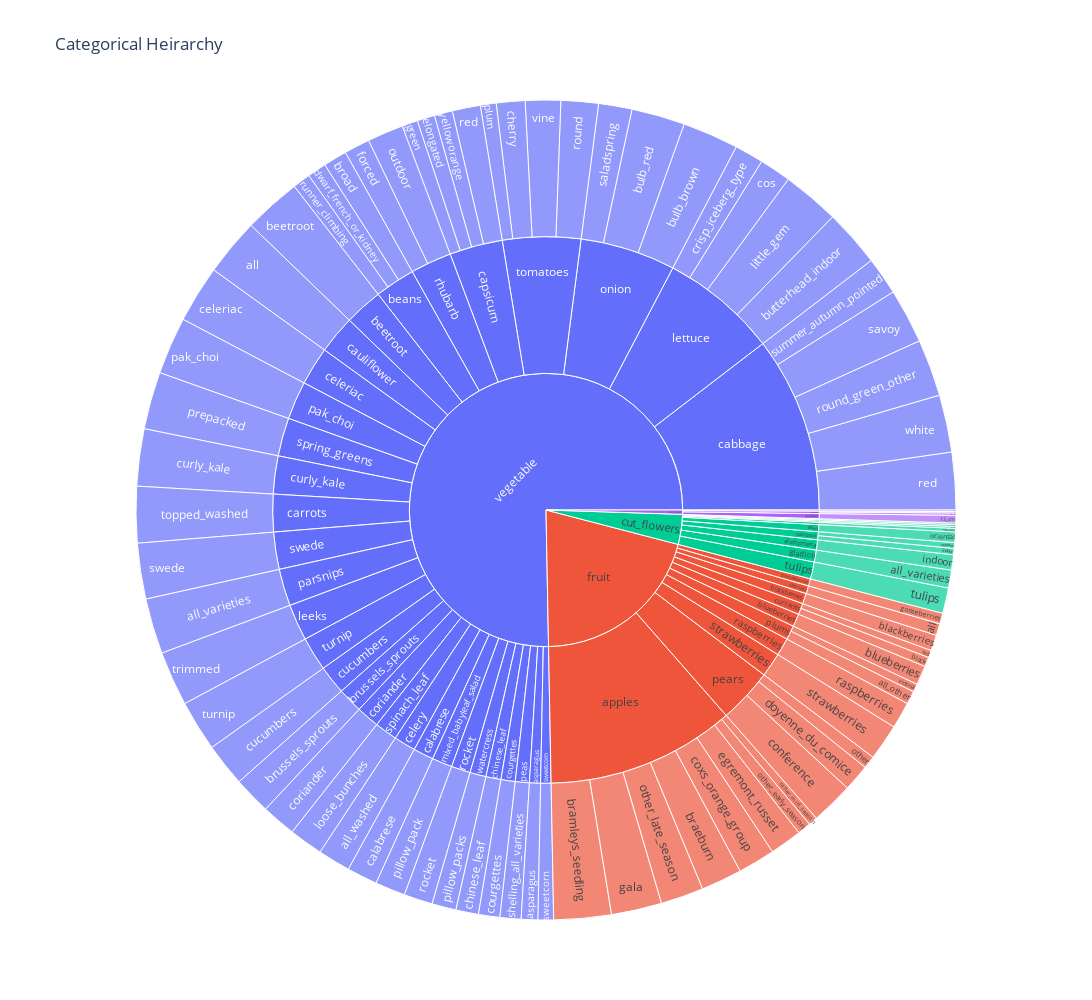

The code cell stored with this chart in its notebook:
### Markdown cell above
The chart illustrates UK fresh produce market comprises 76% of vegetables as compared to other categories

### Code cell
# Applying GroupBy method on item and variety and read unique count value
# price_per_variety = df.groupby(['category','item'])['variety'].unique()
# price_per_variety = price_per_variety_over_time.reset_index(name='Total')
# print(price_per_variety)
fig = px.sunburst(df, path = ['category','item','variety'], width=1200, height=1000, title='Categorical Heirarchy')
fig.show()

### Figure 1 — Plotly figure (JSON) as saved in the notebook; plotly's stock layout.template omitted (floating-point values rounded to 4 significant figures; data arrays with more than 128 entries replaced by an {"elided": "..."} marker saying what was removed)
{"data": [{"branchvalues": "total", "domain": {"x": [0, 1], "y": [0, 1]}, "hovertemplate": "labels=%{label}<br>count=%{value}<br>parent=%{parent}<br>id=%{id}<extra></extra>", "ids": {"elided": "143 str values"}, "labels": {"elided": "143 str values"}, "name": "", "parents": {"elided": "143 str values"}, "type": "sunburst", "values": {"elided": "143 int values"}}], "layout": {"height": 1000, "legend": {"tracegroupgap": 0}, "title": {"text": "Categorical Heirarchy"}, "width": 1200}}
